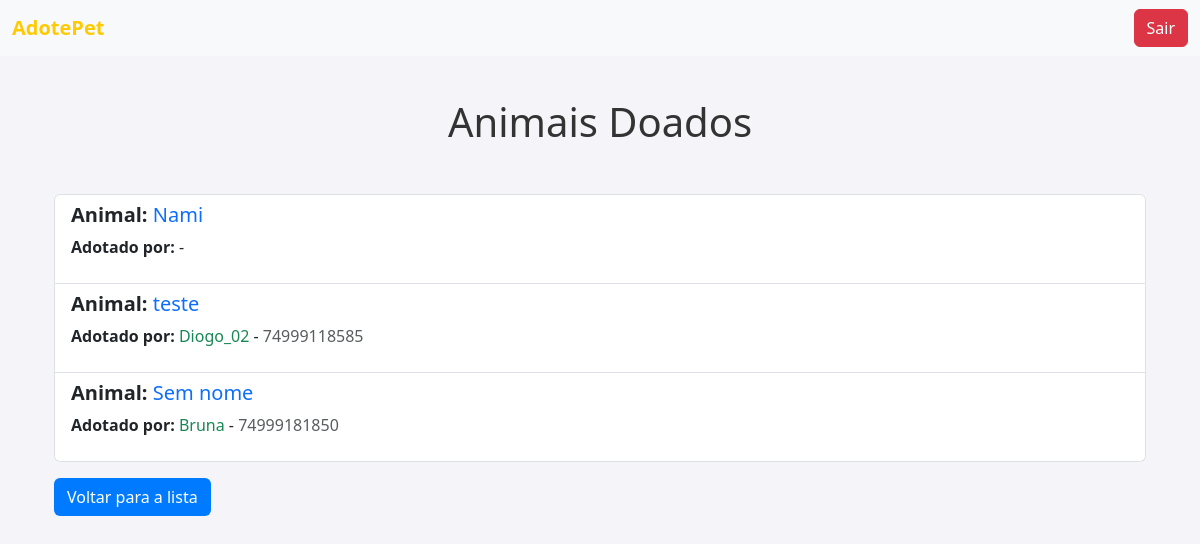
Before: /lista_animais_doados/ (signed in) with the older database file.
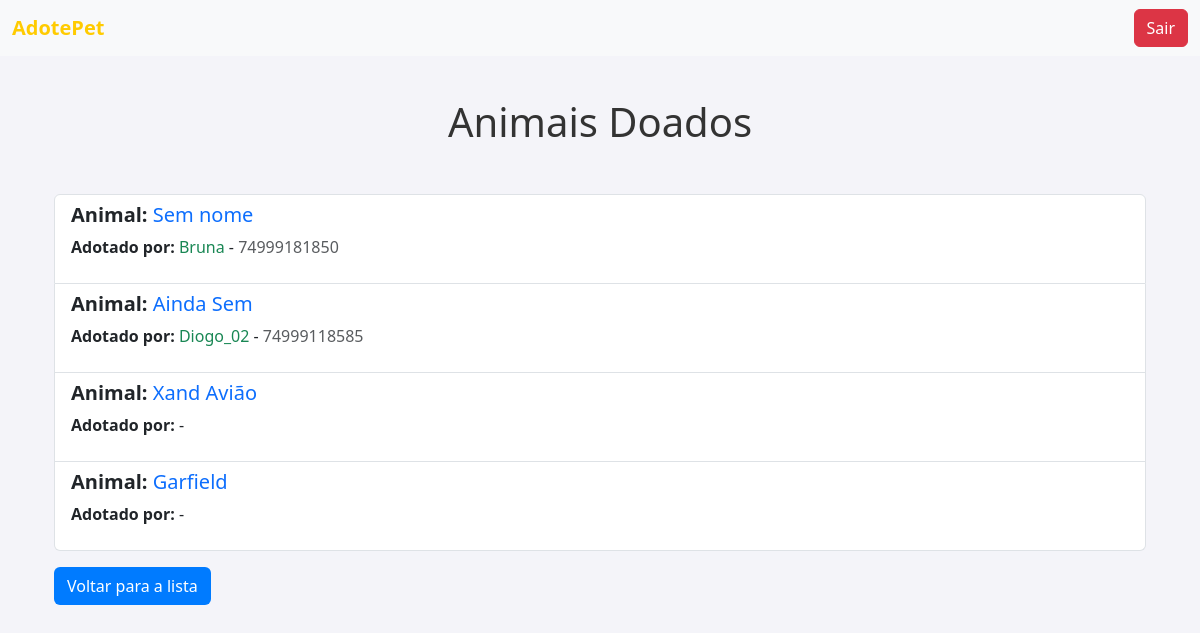
After: the same page with the newer database file.
### adote/models.py (models this page shows, shortened)
class Animal(models.Model):
    nome = models.CharField(max_length=100)
    idade_anos = models.PositiveIntegerField(
        blank=True, null=True,
        help_text="Preencha apenas se a idade estiver em anos."
    )
    idade_meses = models.PositiveIntegerField(
        blank=True, null=True,
        help_text="Preencha apenas se a idade estiver em meses."
    )
    sexo = models.CharField(max_length=1, choices=SEXO_CHOICES, default='M')
    tipo = models.ForeignKey(TipoAnimal, on_delete=models.CASCADE, related_name="animais")
    descricao = models.TextField(blank=True)
    local = models.ForeignKey(Local, on_delete=models.CASCADE, related_name="animais")
    adotado = models.BooleanField(default=False)
    adotante = models.ForeignKey(
        settings.AUTH_USER_MODEL, null=True, blank=True,
        on_delete=models.SET_NULL, related_name='animais_adotados'
    )
    doador = models.ForeignKey(
        settings.AUTH_USER_MODEL, null=True, blank=True,
        on_delete=models.SET_NULL, related_name='animais_doados'
    )
    foto = models.ImageField(upload_to='fotos_animais/', blank=True, null=True)
    class Meta:
        verbose_name = "Animal"
        verbose_name_plural = "Animais"

class Usuario(AbstractUser):
    tipo_usuario = models.CharField(max_length=10, choices=TIPOS_USUARIO)
    telefone = models.CharField(
        max_length=15,
        blank=True,
        validators=[RegexValidator(
            regex=r'^\+?\d{10,15}$',
            message="Telefone inválido. Use um número válido com 10 a 15 dígitos."
        )]
    )
    class Meta:
        verbose_name = "Usuário"
        verbose_name_plural = "Usuários"

### adote/views.py (the view)
# urls.py: path('lista_animais_doados/', views.lista_animais_doados, name='lista_animais_doados'),
@login_required
def lista_animais_doados(request):
    animais_doados = Animal.objects.filter(doador=request.user)
    return render(request, 'lista_animais_doados.html', {'animais_doados': animais_doados})

### adote/templates/lista_animais_doados.html (shortened to what this page needs)
{% extends 'base.html' %}
{% block content %}
<div class="container mt-5">
    <h1 class="text-center mb-5">Animais Doados</h1>
    <ul class="list-group">
        {% for animal in animais_doados %}
            <li class="list-group-item list-group-item-action">
                <h5 class="mb-2"><strong>Animal:</strong> <span class="text-primary">{{ animal.nome }}</span></h5>
                <p><strong>Adotado por:</strong> <span class="text-success">{{ animal.adotante.username }}</span> - <span class="text-muted">{{ animal.adotante.telefone }}</span></p>
            </li>
        {% empty %}
            <li class="list-group-item text-center text-warning">Nenhum animal doado ainda.</li>
        {% endfor %}
    </ul>
    <a href="{% url 'lista_animais' %}" class="btn btn-custom back-link mt-3">Voltar para a lista</a>
</div>
{% endblock %}

Changed rows visible on the page:
removed Animal: nome "Nami"
removed Animal: nome "teste", adotante.username "Diogo_02", adotante.telefone "74999118585"
added Animal: nome "Ainda Sem", adotante.username "Diogo_02", adotante.telefone "74999118585"
added Animal: nome "Xand Avião"
added Animal: nome "Garfield"
